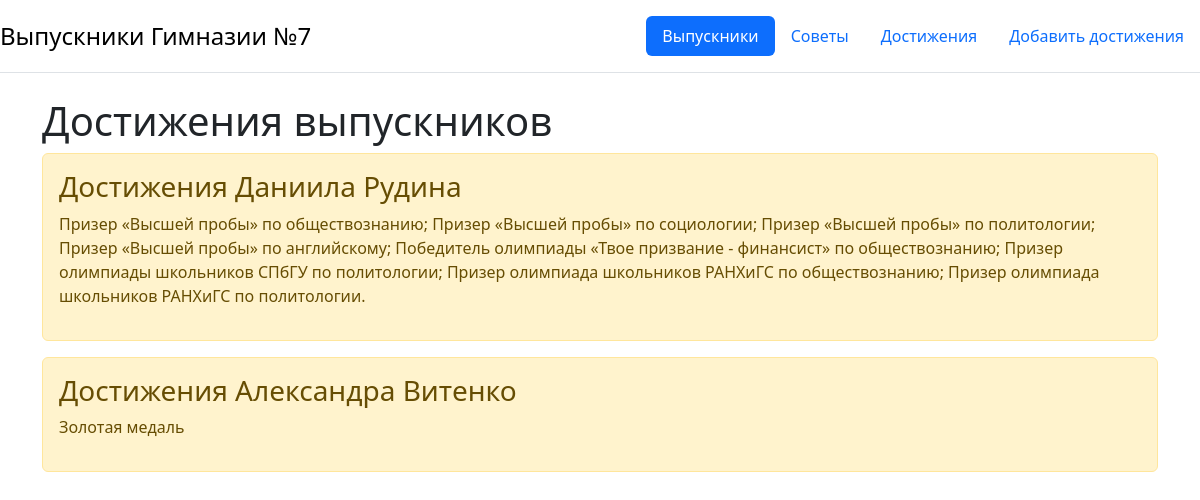
Page /alumni_achievements on the committed database.
### graduates/models.py (models this page shows, shortened)
class AlumniAchievement(models.Model):
    title = models.CharField(max_length=255)
    description = models.TextField('Достижения')
    class Meta:
        verbose_name = 'Достижение'
        verbose_name_plural = 'Достижения'

### graduates/views.py (the view)
# urls.py: path('alumni_achievements',views.alumni_achievements,name='achievement'),
def alumni_achievements(request):
    descriptions = AlumniAchievement.objects.all()
    return render(request, 'graduates/alumni_achievements.html',{'title': 'Достижения выпускников', 'descriptions': descriptions})

### graduates/templates/graduates/alumni_achievements.html (shortened to what this page needs)
{% extends 'graduates/base.html' %}
{% block content %}
    <h1>Достижения выпускников</h1>
    {% for el in descriptions %}
        <div class="alert alert-warning mt-2">
            <h3>{{ el.title }}</h3>
            <p>{{ el.description }}</p>
        </div>
    {% endfor %}
{% endblock %}

### graduates/templates/graduates/base.html (shortened to what this page needs)
<!doctype html>
<html lang="ru">
<head>
    <link rel="stylesheet" href="https://cdn.jsdelivr.net/npm/bootstrap@5.3.2/dist/css/bootstrap.min.css">
</head>
<body>
    <header class="d-flex flex-wrap justify-content-center py-3 mb-4 border-bottom">
      <a href="/" class="d-flex align-items-center mb-3 mb-md-0 me-md-auto link-body-emphasis text-decoration-none">
        <span class="fs-4">Выпускники Гимназии №7</span>
      </a>
      <ul class="nav nav-pills">
        <li class="nav-item"><a href="{% url 'graduate' %}" class="nav-link active" aria-current="page">Выпускники</a></li>
        <li class="nav-item"><a href="{% url 'wishes' %}" class="nav-link">Советы</a></li>
           <li class="nav-item"><a href="{% url 'achievement' %}" class="nav-link">Достижения</a></li>
            <li class="nav-item"><a href="{% url 'create' %}" class="nav-link">Добавить достижения</a></li>
      </ul>
    </header>
    <div class="container">
        {% block content %}{% endblock %}
    </div>
</body>
</html>

### rows in the picture
AlumniAchievement: title "Достижения Даниила Рудина", description "Призер «Высшей пробы» по обществознанию; Призер «Высшей пробы» по социологии; Призер «Высшей пробы» по политологии; Призер «Высшей пробы» по английскому; Победитель олимпиады «Твое призвание - финансист» по обществознанию; Призер олимпиады школьников СПбГУ по политологии; Призер олимпиада школьников РАНХиГС по обществознанию; Призер олимпиада школьников РАНХиГС по политологии."
AlumniAchievement: title "Достижения Александра Витенко", description "Золотая медаль"
